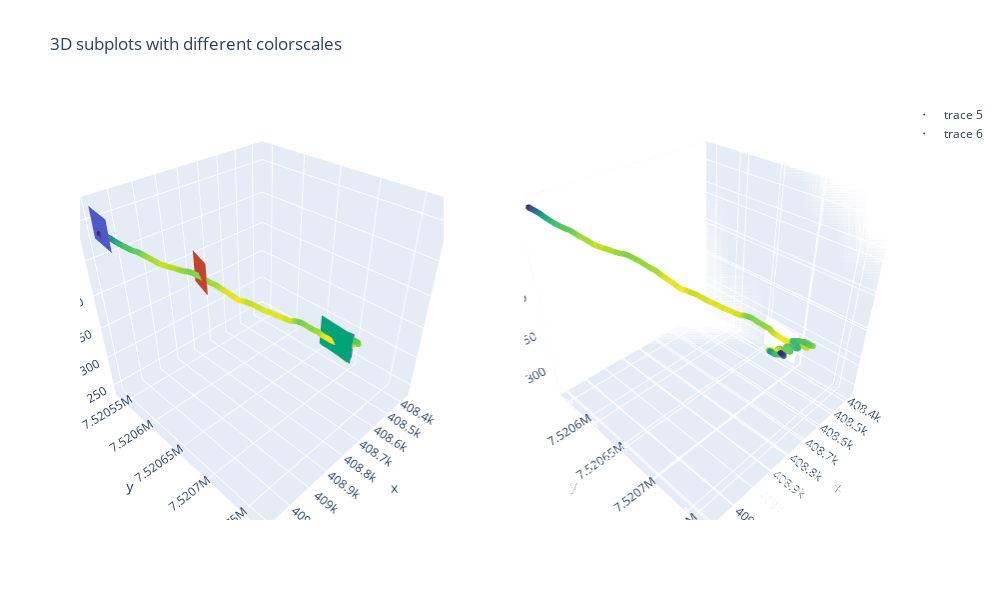

Notebook code cell kept with this figure:
### Code cell
import pyproj
from mpl_toolkits.mplot3d.art3d import Line3DCollection
from matplotlib import interactive
import plotly.graph_objects as go
from plotly.subplots import make_subplots
from mpl_toolkits.mplot3d.art3d import LineCollection



#descente
numéro_de_la_descente=0



fig = make_subplots(
    rows=1, cols=2,specs=[[{'type': 'scene'},{'type': 'scene'}]])

longeur_plan=20

liste_points_checkpoints,liste_indice=checkpoints_2_points(Liste_départ_arrivé_index,4,2)

for i in range(len(liste_points_checkpoints)) :
    
    point_1=np.array([liste_points_checkpoints[i][0][0],liste_points_checkpoints[i][0][1],data['elevation[m]'][liste_indice[i]]+longeur_plan])
    point_2=np.array([liste_points_checkpoints[i][1][0],liste_points_checkpoints[i][1][1],data['elevation[m]'][liste_indice[i]]+longeur_plan])
    point_3=np.array([liste_points_checkpoints[i][0][0],liste_points_checkpoints[i][0][1]+0.001,data['elevation[m]'][liste_indice[i]]-longeur_plan])
    point_4=np.array([liste_points_checkpoints[i][1][0],liste_points_checkpoints[i][1][1]+0.001,data['elevation[m]'][liste_indice[i]]-longeur_plan])

    x = [point_1[0], point_2[0],point_3[0],point_4[0]]
    y = [point_1[1], point_2[1],point_3[1],point_4[1]]
    z = [point_1[2], point_2[2],point_3[2],point_4[2]]
    
    fig.add_trace(go.Mesh3d(x=x, y=y, z=z,),row=1, col=1)



vitesse=data['speed[km/h]'][Liste_départ_arrivé_index[numéro_de_la_descente][0]:Liste_départ_arrivé_index[numéro_de_la_descente][1]]
Lat=data['Latitude[deg]'][Liste_départ_arrivé_index[numéro_de_la_descente][0]:Liste_départ_arrivé_index[numéro_de_la_descente][1]].to_numpy()
Long=data['Longitude[deg]'][Liste_départ_arrivé_index[numéro_de_la_descente][0]:Liste_départ_arrivé_index[numéro_de_la_descente][1]].to_numpy()
elevation=data['elevation[m]'][Liste_départ_arrivé_index[numéro_de_la_descente][0]:Liste_départ_arrivé_index[numéro_de_la_descente][1]].to_numpy()


x ,y, z = coordonnées_mercator(Lat,Long,elevation)


fig.add_trace(go.Scatter3d(x=x,y=y,z=z,mode='markers',marker=dict(size=2,color=vitesse,colorscale='Viridis',opacity=0.8)),row=1, col=1)
fig.add_trace(go.Scatter3d(x=x,y=y,z=z,mode='markers',marker=dict(size=2,color=vitesse,colorscale='Viridis',opacity=0.8)),row=1, col=2)

scene = dict(
        xaxis = dict(nticks=10, range=[x.min()-50*(x.max()-x.min()),x.max()+0.10*(x.max()-x.min())],),
        yaxis = dict(nticks=10, range=[y.min()-0.50*(y.max()-y.min()),y.max()+0.10*(y.max()-y.min())],),
        zaxis = dict(nticks=10, range=[z.min(),z.max()],),
        )

fig.update_layout(
    title_text='3D subplots with different colorscales',
    height=600,
    width=1000,
    #scene=scene,

)
fig.update_layout(scene=dict(aspectratio=dict(x=1, y=1, z=1),xaxis_title='x',yaxis_title='y',zaxis_title='z'),scene2=dict(aspectratio=dict(x=1, y=1, z=1),xaxis_title='x',yaxis_title='y',zaxis_title='z'))

fig.show()

### Figure 1 — Plotly figure (JSON) as saved in the notebook; plotly's stock layout.template omitted (floating-point values rounded to 4 significant figures; data arrays with more than 128 entries replaced by an {"elided": "..."} marker saying what was removed)
{"data": [{"scene": "scene", "type": "mesh3d", "x": [409200.0, 409200.0, 409200.0, 409200.0], "y": [7521000.0, 7521000.0, 7521000.0, 7521000.0], "z": [517.6, 517.6, 477.6, 477.6]}, {"scene": "scene", "type": "mesh3d", "x": [409000.0, 409000.0, 409000.0, 409000.0], "y": [7521000.0, 7521000.0, 7521000.0, 7521000.0], "z": [479.5, 479.5, 439.5, 439.5]}, {"scene": "scene", "type": "mesh3d", "x": [408800.0, 408800.0, 408800.0, 408800.0], "y": [7521000.0, 7521000.0, 7521000.0, 7521000.0], "z": [416.9, 416.9, 376.9, 376.9]}, {"scene": "scene", "type": "mesh3d", "x": [408600.0, 408600.0, 408600.0, 408600.0], "y": [7521000.0, 7521000.0, 7521000.0, 7521000.0], "z": [349.8, 349.8, 309.8, 309.8]}, {"scene": "scene", "type": "mesh3d", "x": [408400.0, 408400.0, 408400.0, 408400.0], "y": [7521000.0, 7521000.0, 7521000.0, 7521000.0], "z": [279.6, 279.6, 239.6, 239.6]}, {"marker": {"color": {"elided": "617 float values"}, "colorscale": [[0, "#440154"], [0.1111, "#482878"], [0.2222, "#3e4989"], [0.3333, "#31688e"], [0.4444, "#26828e"], [0.5556, "#1f9e89"], [0.6667, "#35b779"], [0.7778, "#6ece58"], [0.8889, "#b5de2b"], [1, "#fde725"]], "opacity": 0.8, "size": 2}, "mode": "markers", "scene": "scene", "type": "scatter3d", "x": {"elided": "617 float values"}, "y": {"elided": "617 float values"}, "z": {"elided": "617 float values"}}, {"marker": {"color": {"elided": "617 float values"}, "colorscale": [[0, "#440154"], [0.1111, "#482878"], [0.2222, "#3e4989"], [0.3333, "#31688e"], [0.4444, "#26828e"], [0.5556, "#1f9e89"], [0.6667, "#35b779"], [0.7778, "#6ece58"], [0.8889, "#b5de2b"], [1, "#fde725"]], "opacity": 0.8, "size": 2}, "mode": "markers", "scene": "scene2", "type": "scatter3d", "x": {"elided": "617 float values"}, "y": {"elided": "617 float values"}, "z": {"elided": "617 float values"}}], "layout": {"height": 600, "scene": {"aspectratio": {"x": 1, "y": 1, "z": 1}, "domain": {"x": [0, 0.45], "y": [0, 1]}, "xaxis": {"title": {"text": "x"}}, "yaxis": {"title": {"text": "y"}}, "zaxis": {"title": {"text": "z"}}}, "scene2": {"aspectratio": {"x": 1, "y": 1, "z": 1}, "domain": {"x": [0.55, 1], "y": [0, 1]}, "xaxis": {"title": {"text": "x"}}, "yaxis": {"title": {"text": "y"}}, "zaxis": {"title": {"text": "z"}}}, "title": {"text": "3D subplots with different colorscales"}, "width": 1000}}
